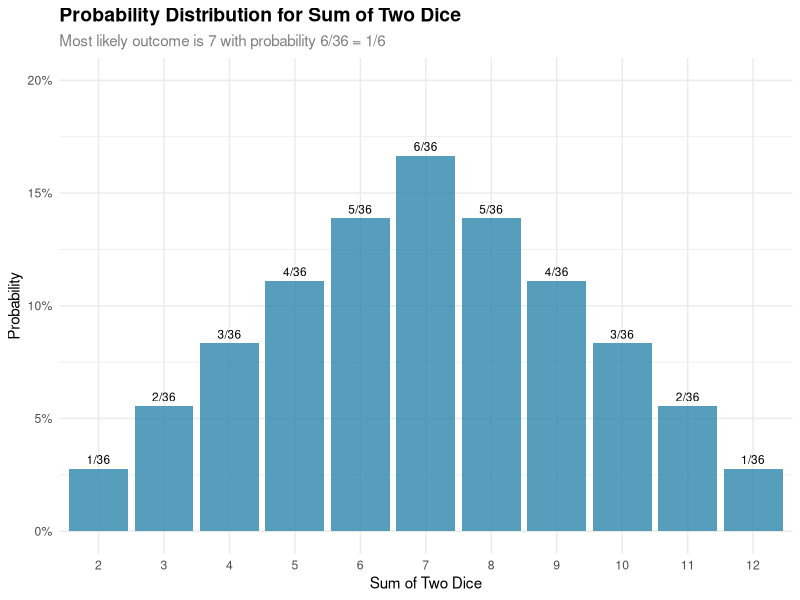
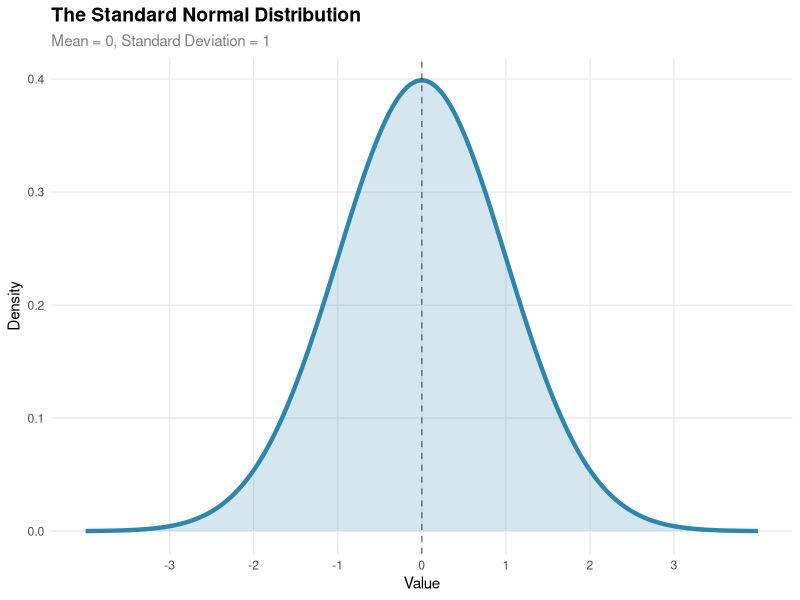
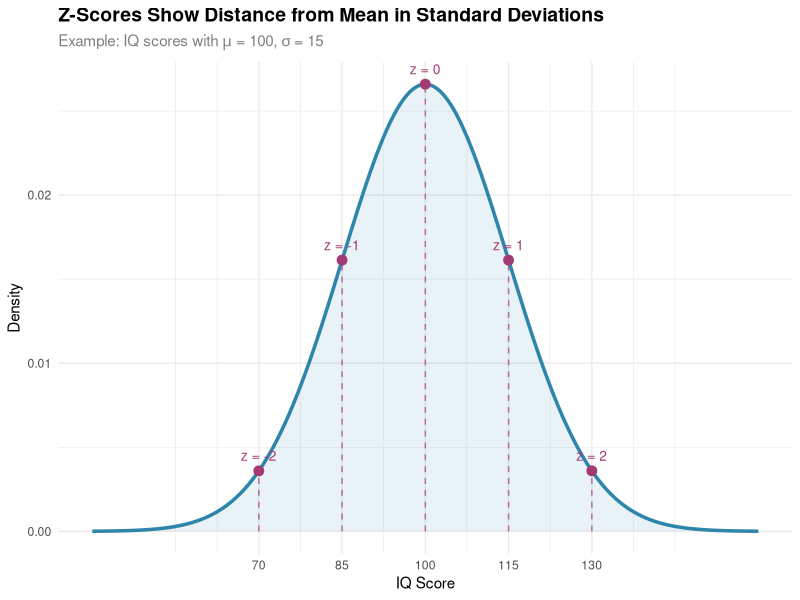
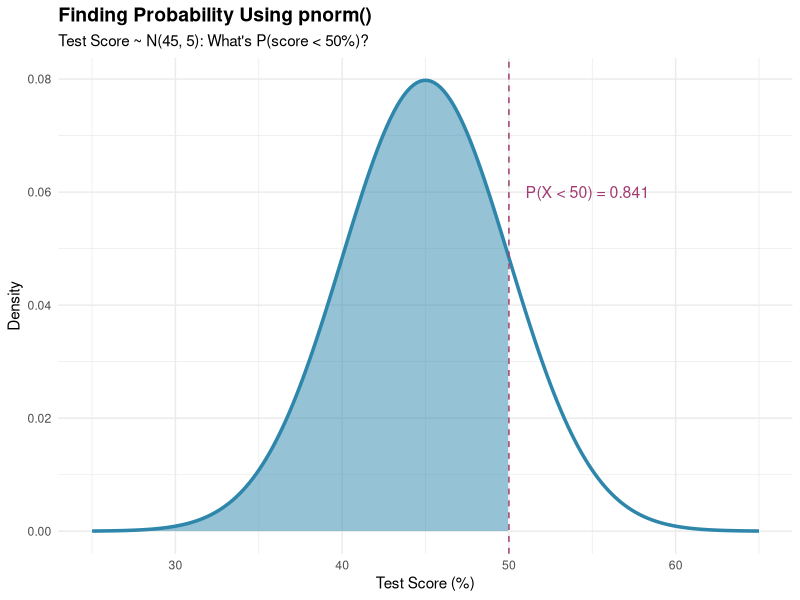
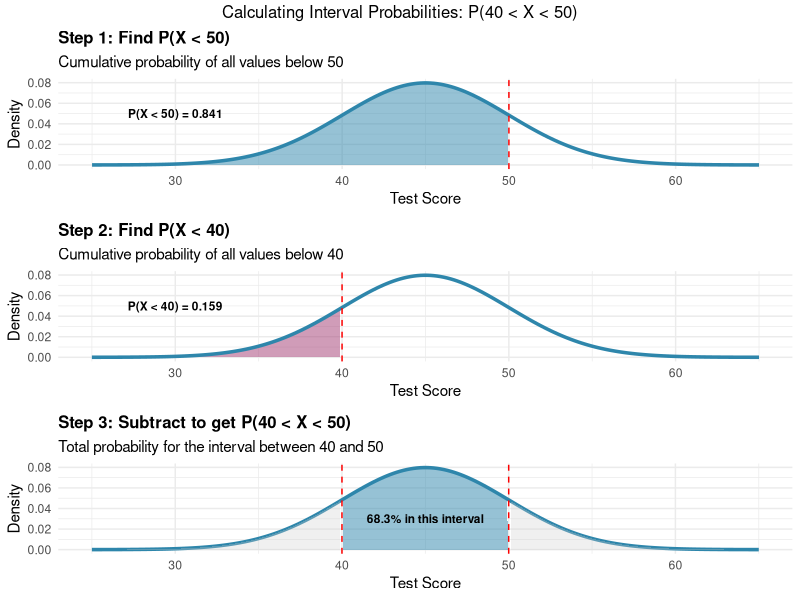
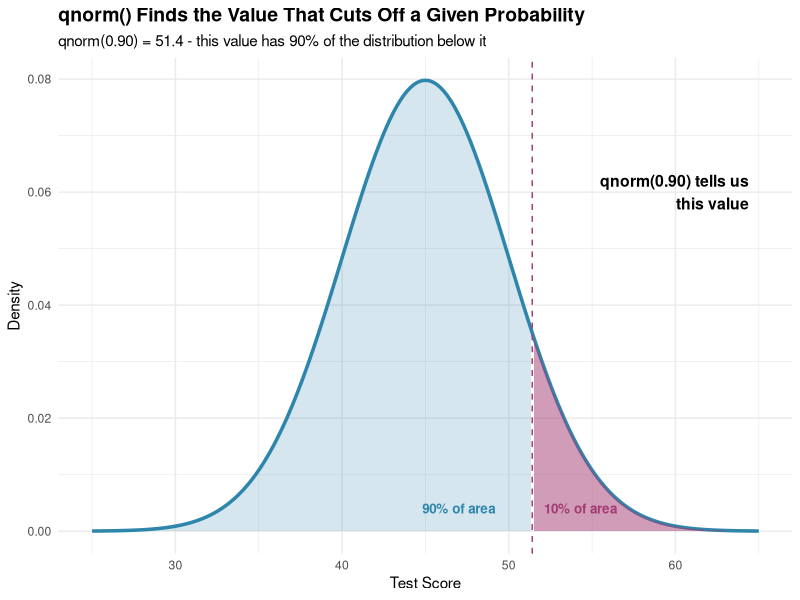
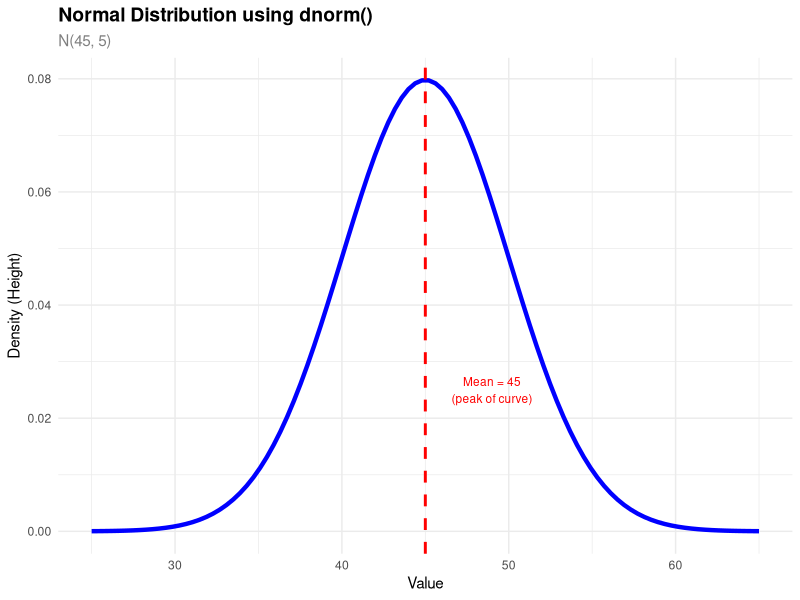
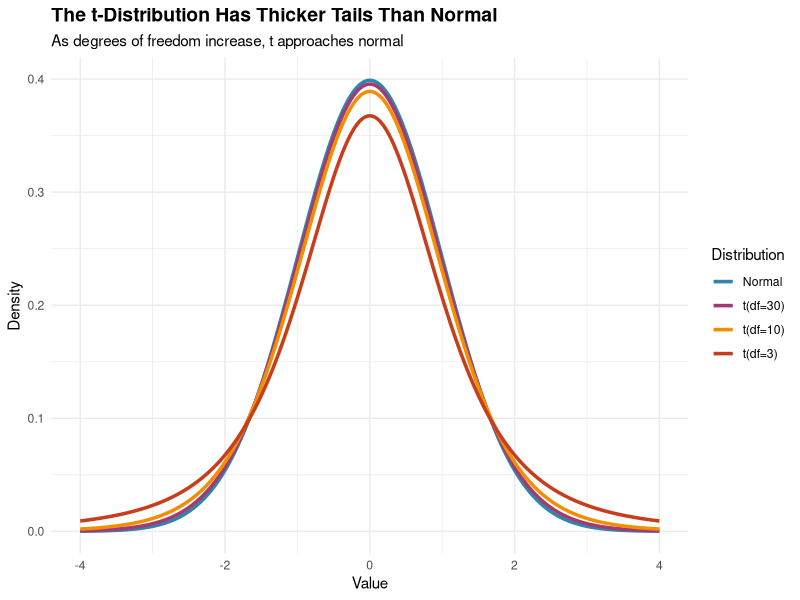

Write the R code that produced these figures, in order.
## ---- chunk 1
library(ggplot2)
library(dplyr)

# Calculate probability for each sum
dice_probs <- data.frame(
  sum = 2:12,
  ways = c(1, 2, 3, 4, 5, 6, 5, 4, 3, 2, 1),
  probability = c(1, 2, 3, 4, 5, 6, 5, 4, 3, 2, 1) / 36
)

# Create a bar plot
ggplot(dice_probs, aes(x = factor(sum), y = probability)) +
  geom_col(fill = "#2E86AB", alpha = 0.8) +
  geom_text(aes(label = paste0(ways, "/36")), 
            vjust = -0.5, size = 3) +
  labs(
    title = "Probability Distribution for Sum of Two Dice",
    subtitle = "Most likely outcome is 7 with probability 6/36 = 1/6",
    x = "Sum of Two Dice",
    y = "Probability"
  ) +
  theme_minimal() +
  theme(
    plot.title = element_text(size = 14, face = "bold"),
    plot.subtitle = element_text(size = 11, color = "gray50")
  ) +
  scale_y_continuous(labels = scales::percent_format(), 
                     limits = c(0, 0.2))
## ---- chunk 2
# Verify the formal properties for our dice distribution
dice_probs <- data.frame(
  sum = 2:12,
  ways = c(1, 2, 3, 4, 5, 6, 5, 4, 3, 2, 1),
  probability = c(1, 2, 3, 4, 5, 6, 5, 4, 3, 2, 1) / 36
)

# Property 1: All probabilities between 0 and 1?
all(dice_probs$probability >= 0 & dice_probs$probability <= 1)

# Property 2: Do probabilities sum to 1?
sum(dice_probs$probability)


## ---- chunk 3
# Create a beautiful normal distribution plot
x <- seq(-4, 4, length.out = 200)
y <- dnorm(x)

normal_df <- data.frame(x = x, y = y)

ggplot(normal_df, aes(x = x, y = y)) +
  geom_line(color = "#2E86AB", size = 1.5) +
  geom_area(fill = "#2E86AB", alpha = 0.2) +
  geom_vline(xintercept = 0, linetype = "dashed", alpha = 0.5) +
  labs(
    title = "The Standard Normal Distribution",
    subtitle = "Mean = 0, Standard Deviation = 1",
    x = "Value",
    y = "Density"
  ) +
  theme_minimal() +
  theme(
    plot.title = element_text(size = 14, face = "bold"),
    plot.subtitle = element_text(size = 11, color = "gray50"),
    panel.grid.minor = element_blank()
  ) +
  scale_x_continuous(breaks = -3:3)
## ---- chunk 4
# Visualize z-scores
mu <- 100
sigma <- 15
x_vals <- seq(mu - 4*sigma, mu + 4*sigma, length.out = 200)
y_vals <- dnorm(x_vals, mean = mu, sd = sigma)

# Create data frame with special points
df <- data.frame(x = x_vals, y = y_vals)

# Special points to highlight
special_points <- data.frame(
  value = c(70, 85, 100, 115, 130),
  z_score = c(-2, -1, 0, 1, 2),
  label = c("z = -2", "z = -1", "z = 0", "z = 1", "z = 2")
)
special_points$y <- dnorm(special_points$value, mean = mu, sd = sigma)

ggplot(df, aes(x = x, y = y)) +
  geom_line(color = "#2E86AB", size = 1.2) +
  geom_area(fill = "#2E86AB", alpha = 0.1) +
  geom_segment(data = special_points, 
               aes(x = value, xend = value, y = 0, yend = y),
               linetype = "dashed", color = "#A23B72", alpha = 0.7) +
  geom_point(data = special_points, 
             aes(x = value, y = y), 
             color = "#A23B72", size = 3) +
  geom_text(data = special_points,
            aes(x = value, y = y, label = label),
            vjust = -1, size = 3.5, color = "#A23B72") +
  labs(
    title = "Z-Scores Show Distance from Mean in Standard Deviations",
    subtitle = expression(paste("Example: IQ scores with ", mu, " = 100, ", sigma, " = 15")),
    x = "IQ Score",
    y = "Density"
  ) +
  theme_minimal() +
  theme(
    plot.title = element_text(size = 14, face = "bold"),
    plot.subtitle = element_text(size = 11, color = "gray50")
  ) +
  scale_x_continuous(breaks = special_points$value,
                     labels = special_points$value)
## ---- chunk 5
# Example: Test scores in a class are normally distributed
# The mean score is 45 with a standard deviation of 5
mu <- 45      # Population mean atest score
sigma <- 5    # Population standard deviation
threshold <- 50  # We want to know: what % of students scored 50 or less

# pnorm calculates the cumulative probability (area to the left)
# It answers: "What proportion of students scored below 40?"
prob <- pnorm(threshold, mean = mu, sd = sigma)
print(prob)
## ---- chunk 6
# Now let's visualize what pnorm is calculating
# First, create a sequence of x values for plotting
x <- seq(mu - 4*sigma, mu + 4*sigma, length.out = 200)  # From 25 to 65
y <- dnorm(x, mean = mu, sd = sigma)  # Heights of the normal curve at each x
df <- data.frame(x = x, y = y)  # Combine into a data frame for ggplot

# Create the shaded region for all values less than 50
shade_df <- df %>% filter(x <= threshold)  # Only keep x values below 50

ggplot(df, aes(x = x, y = y)) +
  geom_area(data = shade_df, fill = "#2E86AB", alpha = 0.5) +  # Shade the area
  geom_line(color = "#2E86AB", size = 1.2) +  # Draw the curve
  geom_vline(xintercept = threshold, linetype = "dashed", color = "#A23B72") +  # Mark x=50
  annotate("text", x = threshold + 1, y = 0.06, 
           label = paste0("P(X < 50) = ", round(prob, 3)),
           hjust = 0, size = 4, color = "#A23B72") +
  labs(
    title = "Finding Probability Using pnorm()",
    subtitle = "Test Score ~ N(45, 5): What's P(score < 50%)?",
    x = "Test Score (%)",
    y = "Density"
  ) +
  theme_minimal() +
  theme(plot.title = element_text(size = 14, face = "bold"))
## ---- chunk 7
# Sometimes we want P(X > some value) instead of P(X < some value)
# Use lower.tail = FALSE to get the area to the RIGHT

# What's the probability someone scores MORE than 50%?
prob_right <- pnorm(50, mean = 45, sd = 5, lower.tail = FALSE)
print(prob_right)
# Notice: prob + prob_right = 1.000 (they're complements!)
## ---- chunk 8
# For intervals, we need to subtract two probabilities
# Example: What % of people have approval between 40% and 50%?
prob_below_50 <- pnorm(50, mean = 45, sd = 5)  # P(X < 50)
prob_below_40 <- pnorm(40, mean = 45, sd = 5)  # P(X < 40)
prob_interval <- prob_below_50 - prob_below_40  # P(40 < X < 50)
print(round(prob_interval, 3))
## ---- chunk 9
# Understanding Interval Probabilities: P(a < X < b)
# =====================================================
# When we want the probability of a value falling BETWEEN two points,
# we can't directly calculate it. Instead, we use a clever trick:
# P(a < X < b) = P(X < b) - P(X < a)

# Example: Presidential approval ratings ~ N(45, 5)
# Question: What percentage of people rate approval between 40% and 50%?

mu <- 45      # Mean approval rating
sigma <- 5    # Standard deviation

# Step 1: Calculate P(X < 50) - everyone below 50%
prob_below_50 <- pnorm(50, mean = mu, sd = sigma)
#print(paste0("Step 1: P(X < 50) = ", round(prob_below_50, 3)))
# This gives us 0.841 (84.1% of people rate below 50%)

# Step 2: Calculate P(X < 40) - everyone below 40%  
prob_below_40 <- pnorm(40, mean = mu, sd = sigma)
#print(paste0("Step 2: P(X < 40) = ", round(prob_below_40, 3)))
# This gives us 0.159 (15.9% of people rate below 40%)

# Step 3: Subtract to get P(40 < X < 50)
# Why subtraction? Because P(X < 50) includes everyone below 50,
# but we only want those between 40 and 50, so we remove those below 40
prob_interval <- prob_below_50 - prob_below_40
#print(paste0("Step 3: P(40 < X < 50) = ", round(prob_below_50, 3), 
 #            " - ", round(prob_below_40, 3), " = ", round(prob_interval, 3)))
# About 68.3% have approval ratings between 40% and 50%

# Note: This is approximately 68% because 40 and 50 are exactly 
# one standard deviation below and above the mean (45 ± 5)
# This matches the empirical rule!

# Create a three-panel visualization to show the concept
library(ggplot2)
library(gridExtra)

# Create data for plotting
x <- seq(mu - 4*sigma, mu + 4*sigma, length.out = 200)
y <- dnorm(x, mean = mu, sd = sigma)
df <- data.frame(x = x, y = y)

# Panel 1: P(X < 50) - Everything below 50
p1 <- ggplot(df, aes(x = x, y = y)) +
  geom_area(data = df %>% filter(x <= 50), 
            fill = "#2E86AB", alpha = 0.5) +
  geom_line(color = "#2E86AB", size = 1.2) +
  geom_vline(xintercept = 50, linetype = "dashed", color = "red") +
  annotate("text", x = 30, y = 0.05, 
           label = paste0("P(X < 50) = ", round(prob_below_50, 3)),
           size = 3, fontface = "bold") +
  labs(title = "Step 1: Find P(X < 50)",
       subtitle = "Cumulative probability of all values below 50",
       x = "Test Score", y = "Density") +
  theme_minimal() +
  theme(plot.title = element_text(size = 12, face = "bold"))

# Panel 2: P(X < 40) - Everything below 40
p2 <- ggplot(df, aes(x = x, y = y)) +
  geom_area(data = df %>% filter(x <= 40), 
            fill = "#A23B72", alpha = 0.5) +
  geom_line(color = "#2E86AB", size = 1.2) +
  geom_vline(xintercept = 40, linetype = "dashed", color = "red") +
  annotate("text", x = 30, y = 0.05, 
           label = paste0("P(X < 40) = ", round(prob_below_40, 3)),
           size = 3, fontface = "bold") +
  labs(title = "Step 2: Find P(X < 40)",
       subtitle = "Cumulative probability of all values below 40",
       x = "Test Score", y = "Density") +
  theme_minimal() +
  theme(plot.title = element_text(size = 12, face = "bold"))

# Panel 3: P(40 < X < 50) - The difference
p3 <- ggplot(df, aes(x = x, y = y)) +
  geom_line(color = "#2E86AB", size = 1.2) +
  # Show the unwanted area in light gray
  geom_area(data = df %>% filter(x <= 40), 
            fill = "gray80", alpha = 0.3) +
  # Show the wanted interval in blue
  geom_area(data = df %>% filter(x >= 40 & x <= 50), 
            fill = "#2E86AB", alpha = 0.5) +
  # Show the upper unwanted area in light gray
  geom_area(data = df %>% filter(x >= 50), 
            fill = "gray80", alpha = 0.3) +
  geom_vline(xintercept = c(40, 50), linetype = "dashed", color = "red") +
#  annotate("text", x = 45, y = 0.05, 
#           label = paste0("P(40 < X < 50) = ", round(prob_interval, 3)),
#           size = 4, fontface = "bold", color = "white") +
  annotate("text", x = 45, y = 0.03,
           label = "68.3% in this interval",
           size = 3, color = "black", fontface="bold") +
  labs(title = "Step 3: Subtract to get P(40 < X < 50)",
       subtitle = "Total probability for the interval between 40 and 50",
       x = "Test Score", y = "Density") +
  theme_minimal() +
  theme(plot.title = element_text(size = 12, face = "bold"))

# Combine all three panels
grid.arrange(p1, p2, p3, ncol = 1,
             top = "Calculating Interval Probabilities: P(40 < X < 50)")

## ---- chunk 10
# Let's visualize what qnorm does with a detailed plot
x <- seq(mu - 4*sigma, mu + 4*sigma, length.out = 200)
y <- dnorm(x, mean = mu, sd = sigma)
df <- data.frame(x = x, y = y)

# We want to find the value that has 90% below it (90th percentile)
cutoff <- qnorm(0.90, mean = mu, sd = sigma)

# Create separate shading for the two regions
shade_below <- df %>% filter(x <= cutoff)  # 90% of data
shade_above <- df %>% filter(x >= cutoff)  # Top 10% of data

ggplot(df, aes(x = x, y = y)) +
  geom_line(color = "#2E86AB", size = 1.2) +
  geom_area(data = shade_below, fill = "#2E86AB", alpha = 0.2) +
  geom_area(data = shade_above, fill = "#A23B72", alpha = 0.5) +
  geom_vline(xintercept = cutoff, linetype = "dashed", color = "#A23B72") +
  annotate("text", x = cutoff + 13, y = 0.06, 
           label = "qnorm(0.90) tells us\nthis value",
           hjust = 1, size = 4, fontface="bold") +
  annotate("text", x = mu +2, y = .004,
           label = "90% of area",
           size = 3.4, color = "#2E86AB", fontface="bold") +
  annotate("text", x = cutoff + 2.9, y = 0.004,
           label = "10% of area",
           size = 3.4, color = "#A23B72", fontface = "bold") +
  labs(
    title = "qnorm() Finds the Value That Cuts Off a Given Probability",
    subtitle = paste0("qnorm(0.90) = ", round(cutoff, 1), 
                     " - this value has 90% of the distribution below it"),
    x = "Test Score",
    y = "Density"
  ) +
  theme_minimal() +
  theme(plot.title = element_text(size = 14, face = "bold"))
## ---- chunk 11
mu <- 45      # Test scores with  mean 45
sigma <- 5    # and standard deviation 5

# Start with a specific test value
original_value <- 48  # Someone with score of 48

# Step 1: Use pnorm to find what percentile this person is at
# "What percentage of people have score of 48 or below?"
prob <- pnorm(original_value, mean = mu, sd = sigma)
print(prob)
## ---- chunk 12
back_to_value <- qnorm(prob, mean = mu, sd = sigma)
print(back_to_value)
## ---- chunk 13
percentile_75 <- qnorm(0.75, mean = mu, sd = sigma)  
print(percentile_75)
## ---- chunk 14
top_10_cutoff <- qnorm(0.90, mean = mu, sd = sigma)
print(round(top_10_cutoff, 2))
## ---- chunk 15
# Middle 90% means 5% in each tail, so 5th and 95th percentiles
lower_5 <- qnorm(0.05, mean = mu, sd = sigma)  # 5th percentile
upper_95 <- qnorm(0.95, mean = mu, sd = sigma)  # 95th percentile
print(paste0("Middle 90% of scores: ", round(lower_5, 1), " to ", round(upper_95, 1)))
## ---- chunk 16
# Simple example: Plot a normal distribution with mean=45, sd=5
mu <- 45
sigma <- 5

# Step 1: Create a sequence of x values
# We need points along the x-axis where we'll calculate the height
x <- seq(from = mu - 4*sigma,   # Start at 4 SDs below mean (40)
         to = mu + 4*sigma,      # End at 4 SDs above mean (160)
         length.out = 100)       # Use 100 points for smooth curve

# Step 2: Calculate the height (density) at each x value using dnorm()
y <- dnorm(x, mean = mu, sd = sigma)

# Step 3: Create a data frame for ggplot
df <- data.frame(x = x, y = y)

# Step 4: Plot the normal distribution
ggplot(df, aes(x = x, y = y)) +
  geom_line(color = "blue", size = 1.5) +  # Draw the curve
  geom_vline(xintercept = mu,              # Add vertical line at mean
             color = "red", 
             linetype = "dashed", 
             size = 1) +
  annotate("text",                         # Add text annotation
           x = mu + 4, 
           y = 0.025, 
           label = "Mean = 45\n(peak of curve)", 
           color = "red",
           size = 3) +
  labs(
    title = "Normal Distribution using dnorm()",
    subtitle = "N(45, 5)",
    x = "Value",
    y = "Density (Height)"
  ) +
  theme_minimal() +
  theme(
    plot.title = element_text(size = 14, face = "bold"),
    plot.subtitle = element_text(size = 11, color = "gray50")
  )
## ---- chunk 17
# rnorm() generates random values from a normal distribution
# Syntax: rnorm(n, mean, sd) where n is how many values you want

# IMPORTANT: Set seed for reproducibility
# Without set.seed(), you get different random numbers each time
set.seed(123)  # Any number works - this ensures we all get the same "random" results

# Generate 1000 random test scores from N(45, 5)
n_people <- 1000
mu<-45    # True population mean
sigma<-5  # True population standard deviation

# Generate the random sample
random_scores <- rnorm(n = n_people, mean = mu, sd = sigma)
print(random_scores[1:20]) # print first 20 randomly selected values
## ---- chunk 18
# Compare normal and t-distributions
x <- seq(-4, 4, length.out = 200)

df_comparison <- data.frame(
  x = rep(x, 4),
  y = c(dnorm(x), dt(x, df = 30), dt(x, df = 10), dt(x, df = 3)),
  distribution = factor(rep(c("Normal", "t(df=30)", "t(df=10)", "t(df=3)"), 
                            each = 200),
                       levels = c("Normal", "t(df=30)", "t(df=10)", "t(df=3)"))
)

ggplot(df_comparison, aes(x = x, y = y, color = distribution)) +
  geom_line(size = 1.2) +
  scale_color_manual(values = c("Normal" = "#2E86AB",
                                "t(df=30)" = "#A23B72",
                                "t(df=10)" = "#F18F01",
                                "t(df=3)" = "#C73E1D")) +
  labs(
    title = "The t-Distribution Has Thicker Tails Than Normal",
    subtitle = "As degrees of freedom increase, t approaches normal",
    x = "Value",
    y = "Density",
    color = "Distribution"
  ) +
  theme_minimal() +
  theme(
    plot.title = element_text(size = 14, face = "bold"),
    legend.position = "right"
  )
